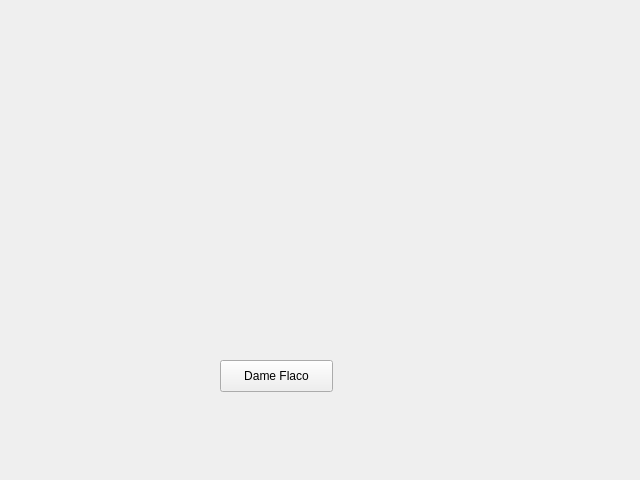
<?xml version="1.0" encoding="UTF-8"?>
<ui version="4.0">
 <class>MainWindow</class>
 <widget class="QMainWindow" name="MainWindow">
  <property name="geometry">
   <rect>
    <x>0</x>
    <y>0</y>
    <width>640</width>
    <height>480</height>
   </rect>
  </property>
  <property name="windowTitle">
   <string>SRT Synch</string>
  </property>
  <widget class="QWidget" name="centralwidget">
   <widget class="QPushButton" name="btnSaludar">
    <property name="geometry">
     <rect>
      <x>220</x>
      <y>360</y>
      <width>113</width>
      <height>32</height>
     </rect>
    </property>
    <property name="text">
     <string>Dame Flaco</string>
    </property>
   </widget>
  </widget>
 </widget>
 <resources>
  <include location="../example.qrc"/>
 </resources>
 <connections/>
</ui>
